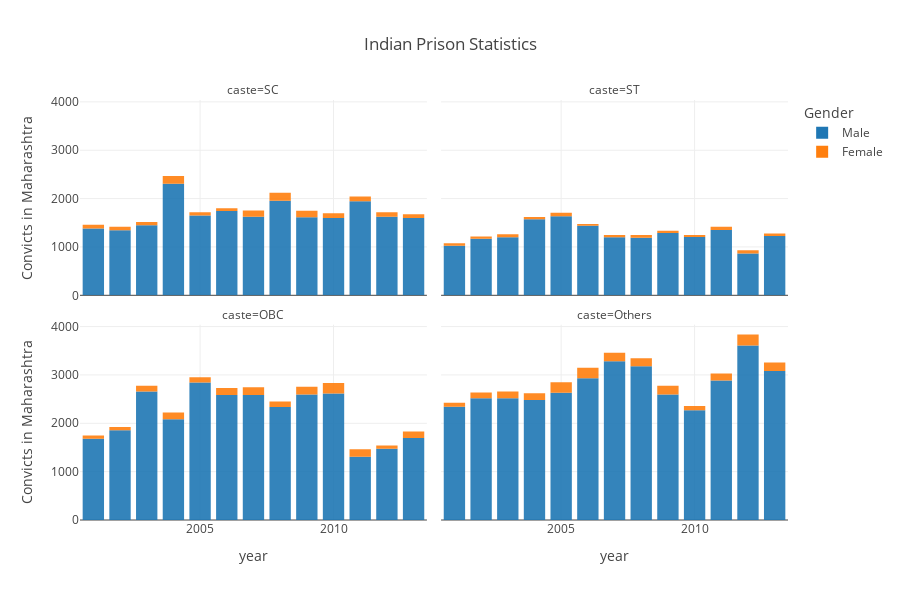

The notebook cell this image was saved under:
### Code cell
barchart = px.bar(
    data_frame=df_c,
    x="year",
    y="convicts",
    color="gender",               
    opacity=0.9,                  
    orientation="v",              
    barmode='relative',         # also barmode changed  
                                                              
# ----------------------------------------------------------------------------------------------------------------   
  
    facet_col='caste',          # assigns marks to subplots in the horizontal direction
    facet_col_wrap=2,           # maximum number of subplot columns. Do not set facet_row!
    
# ------------------------------------------------------------------------------------------------------------
    labels={"convicts":"Convicts in Maharashtra",
    "gender":"Gender"},          
    title='Indian Prison Statistics',
    width=900,                 
    height=600,                   
    template='gridon',           
)

pio.show(barchart)

### Figure 1 — Plotly figure (JSON) as saved in the notebook; plotly's stock layout.template omitted (floating-point values rounded to 4 significant figures)
{"data": [{"alignmentgroup": "True", "hovertemplate": "Gender=Male<br>caste=SC<br>year=%{x}<br>Convicts in Maharashtra=%{y}<extra></extra>", "legendgroup": "Male", "marker": {"color": "#1F77B4", "opacity": 0.9}, "name": "Male", "offsetgroup": "Male", "orientation": "v", "showlegend": true, "textposition": "auto", "type": "bar", "x": [2001, 2002, 2003, 2004, 2005, 2006, 2007, 2008, 2009, 2010, 2011, 2012, 2013], "xaxis": "x3", "y": [1383, 1346, 1451, 2309, 1651, 1742, 1627, 1955, 1616, 1600, 1945, 1622, 1600], "yaxis": "y3"}, {"alignmentgroup": "True", "hovertemplate": "Gender=Male<br>caste=ST<br>year=%{x}<br>Convicts in Maharashtra=%{y}<extra></extra>", "legendgroup": "Male", "marker": {"color": "#1F77B4", "opacity": 0.9}, "name": "Male", "offsetgroup": "Male", "orientation": "v", "showlegend": false, "textposition": "auto", "type": "bar", "x": [2001, 2002, 2003, 2004, 2005, 2006, 2007, 2008, 2009, 2010, 2011, 2012, 2013], "xaxis": "x4", "y": [1027, 1169, 1199, 1571, 1636, 1440, 1200, 1191, 1287, 1205, 1353, 866, 1224], "yaxis": "y4"}, {"alignmentgroup": "True", "hovertemplate": "Gender=Male<br>caste=OBC<br>year=%{x}<br>Convicts in Maharashtra=%{y}<extra></extra>", "legendgroup": "Male", "marker": {"color": "#1F77B4", "opacity": 0.9}, "name": "Male", "offsetgroup": "Male", "orientation": "v", "showlegend": false, "textposition": "auto", "type": "bar", "x": [2001, 2002, 2003, 2004, 2005, 2006, 2007, 2008, 2009, 2010, 2011, 2012, 2013], "xaxis": "x", "y": [1680, 1855, 2657, 2085, 2845, 2584, 2583, 2337, 2595, 2614, 1307, 1474, 1697], "yaxis": "y"}, {"alignmentgroup": "True", "hovertemplate": "Gender=Male<br>caste=Others<br>year=%{x}<br>Convicts in Maharashtra=%{y}<extra></extra>", "legendgroup": "Male", "marker": {"color": "#1F77B4", "opacity": 0.9}, "name": "Male", "offsetgroup": "Male", "orientation": "v", "showlegend": false, "textposition": "auto", "type": "bar", "x": [2001, 2002, 2003, 2004, 2005, 2006, 2007, 2008, 2009, 2010, 2011, 2012, 2013], "xaxis": "x2", "y": [2343, 2517, 2518, 2482, 2634, 2934, 3282, 3182, 2595, 2271, 2886, 3607, 3083], "yaxis": "y2"}, {"alignmentgroup": "True", "hovertemplate": "Gender=Female<br>caste=SC<br>year=%{x}<br>Convicts in Maharashtra=%{y}<extra></extra>", "legendgroup": "Female", "marker": {"color": "#FF7F0E", "opacity": 0.9}, "name": "Female", "offsetgroup": "Female", "orientation": "v", "showlegend": true, "textposition": "auto", "type": "bar", "x": [2001, 2002, 2003, 2004, 2005, 2006, 2007, 2008, 2009, 2010, 2011, 2012, 2013], "xaxis": "x3", "y": [74, 74, 67, 160, 67, 56, 129, 165, 135, 96, 96, 94, 76], "yaxis": "y3"}, {"alignmentgroup": "True", "hovertemplate": "Gender=Female<br>caste=ST<br>year=%{x}<br>Convicts in Maharashtra=%{y}<extra></extra>", "legendgroup": "Female", "marker": {"color": "#FF7F0E", "opacity": 0.9}, "name": "Female", "offsetgroup": "Female", "orientation": "v", "showlegend": false, "textposition": "auto", "type": "bar", "x": [2001, 2002, 2003, 2004, 2005, 2006, 2007, 2008, 2009, 2010, 2011, 2012, 2013], "xaxis": "x4", "y": [52, 49, 61, 46, 72, 33, 46, 58, 50, 44, 63, 68, 54], "yaxis": "y4"}, {"alignmentgroup": "True", "hovertemplate": "Gender=Female<br>caste=OBC<br>year=%{x}<br>Convicts in Maharashtra=%{y}<extra></extra>", "legendgroup": "Female", "marker": {"color": "#FF7F0E", "opacity": 0.9}, "name": "Female", "offsetgroup": "Female", "orientation": "v", "showlegend": false, "textposition": "auto", "type": "bar", "x": [2001, 2002, 2003, 2004, 2005, 2006, 2007, 2008, 2009, 2010, 2011, 2012, 2013], "xaxis": "x", "y": [69, 66, 120, 138, 109, 147, 161, 114, 162, 221, 156, 65, 135], "yaxis": "y"}, {"alignmentgroup": "True", "hovertemplate": "Gender=Female<br>caste=Others<br>year=%{x}<br>Convicts in Maharashtra=%{y}<extra></extra>", "legendgroup": "Female", "marker": {"color": "#FF7F0E", "opacity": 0.9}, "name": "Female", "offsetgroup": "Female", "orientation": "v", "showlegend": false, "textposition": "auto", "type": "bar", "x": [2001, 2002, 2003, 2004, 2005, 2006, 2007, 2008, 2009, 2010, 2011, 2012, 2013], "xaxis": "x2", "y": [84, 122, 142, 140, 215, 213, 175, 162, 182, 88, 146, 230, 172], "yaxis": "y2"}], "layout": {"annotations": [{"font": {}, "showarrow": false, "text": "caste=OBC", "x": 0.245, "xanchor": "center", "xref": "paper", "y": 0.465, "yanchor": "bottom", "yref": "paper"}, {"font": {}, "showarrow": false, "text": "caste=Others", "x": 0.755, "xanchor": "center", "xref": "paper", "y": 0.465, "yanchor": "bottom", "yref": "paper"}, {"font": {}, "showarrow": false, "text": "caste=SC", "x": 0.245, "xanchor": "center", "xref": "paper", "y": 1.0, "yanchor": "bottom", "yref": "paper"}, {"font": {}, "showarrow": false, "text": "caste=ST", "x": 0.755, "xanchor": "center", "xref": "paper", "y": 1.0, "yanchor": "bottom", "yref": "paper"}], "barmode": "relative", "height": 600, "legend": {"title": {"text": "Gender"}, "tracegroupgap": 0}, "title": {"text": "Indian Prison Statistics"}, "width": 900, "xaxis": {"anchor": "y", "autorange": true, "domain": [0, 0.49], "range": [2000.0, 2014.0], "title": {"text": "year"}, "type": "linear"}, "xaxis2": {"anchor": "y2", "autorange": true, "domain": [0.51, 1], "matches": "x", "range": [2000.0, 2014.0], "title": {"text": "year"}, "type": "linear"}, "xaxis3": {"anchor": "y3", "autorange": true, "domain": [0, 0.49], "matches": "x", "range": [2000.0, 2014.0], "showticklabels": false, "type": "linear"}, "xaxis4": {"anchor": "y4", "autorange": true, "domain": [0.51, 1], "matches": "x", "range": [2000.0, 2014.0], "showticklabels": false, "type": "linear"}, "yaxis": {"anchor": "x", "autorange": true, "domain": [0, 0.465], "range": [0, 4039.0], "title": {"text": "Convicts in Maharashtra"}, "type": "linear"}, "yaxis2": {"anchor": "x2", "autorange": true, "domain": [0, 0.465], "matches": "y", "range": [0, 4039.0], "showticklabels": false, "type": "linear"}, "yaxis3": {"anchor": "x3", "autorange": true, "domain": [0.535, 1.0], "matches": "y", "range": [0, 4039.0], "title": {"text": "Convicts in Maharashtra"}, "type": "linear"}, "yaxis4": {"anchor": "x4", "autorange": true, "domain": [0.535, 1.0], "matches": "y", "range": [0, 4039.0], "showticklabels": false, "type": "linear"}}}
